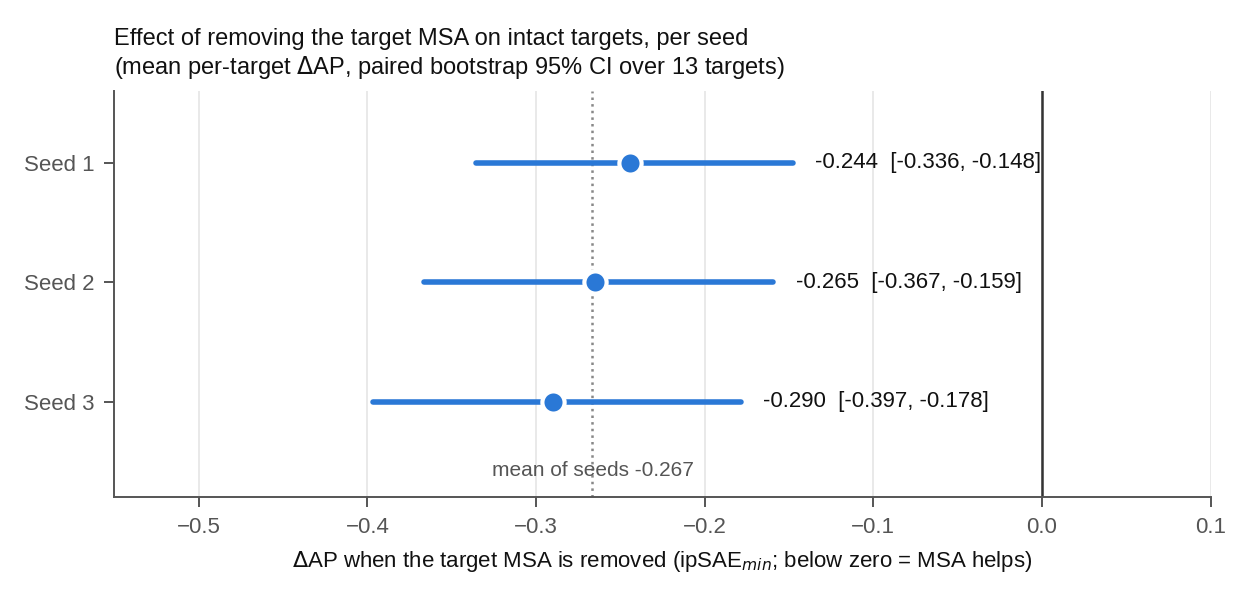

The script that saved this image:
"""Per-seed effect of removing the target MSA on intact targets (ipSAE_min).
Mean of per-target dAP (AP_no_MSA - AP_full) with a paired bootstrap over targets."""
import random, statistics as st, sys
import os
import matplotlib; matplotlib.use('Agg')
import matplotlib.pyplot as plt
sys.path.insert(0, os.path.join(os.path.dirname(os.path.abspath(__file__)), '..'))
from msa_paths import ROOT, rpath
import make_figures as mf          # reuses the report's tie-robust AP + per-target dAP

BLUE, GREY = '#2a78d6', '#888888'
res = {}
for s in (1, 2, 3):
    d = mf.per_target_dap(s, metric=0)
    d = {t: v for t, v in d.items() if v == v}
    vals = list(d.values()); rng = random.Random(0)
    boots = sorted(st.mean(rng.choice(vals) for _ in vals) for _ in range(2000))
    res[s] = (st.mean(vals), boots[int(.025 * 2000)], boots[int(.975 * 2000)], len(vals))
    print(s, '%+.3f [%+.3f, %+.3f] n=%d' % res[s])
mean = st.mean(r[0] for r in res.values()); print('mean %+.3f' % mean)

fig, ax = plt.subplots(figsize=(6.25, 3.0))
for s, (m, lo, hi, n) in res.items():
    ax.plot([lo, hi], [s, s], color=BLUE, lw=2, solid_capstyle='round', zorder=2)
    ax.plot(m, s, 'o', ms=8, color=BLUE, mec='white', mew=1.5, zorder=3)
    ax.annotate('%+.3f  [%+.3f, %+.3f]' % (m, lo, hi), (hi, s), xytext=(8, 0),
                textcoords='offset points', va='center', fontsize=8, color='#111')
ax.axvline(0, color='#333', lw=0.9, zorder=1)
ax.axvline(mean, color=GREY, lw=0.9, ls=':', zorder=1)
ax.text(mean, 3.62, 'mean of seeds %+.3f' % mean, ha='center', fontsize=7.5, color='#555')
ax.set_yticks([1, 2, 3]); ax.set_yticklabels(['Seed 1', 'Seed 2', 'Seed 3'])
ax.set_ylim(3.8, 0.4); ax.set_xlim(-0.55, 0.1)
ax.set_xlabel(r'$\Delta$AP when the target MSA is removed (ipSAE$_{min}$; below zero = MSA helps)')
ax.set_title('Effect of removing the target MSA on intact targets, per seed\n(mean per-target $\\Delta$AP, paired bootstrap 95% CI over 13 targets)', fontsize=8.5, loc='left')
for sp in ('top', 'right'): ax.spines[sp].set_visible(False)
ax.grid(axis='x', color='#e5e5e5', lw=0.6, zorder=0); ax.set_axisbelow(True)
fig.tight_layout(); fig.savefig('fig_seed_effect.png', dpi=200)
